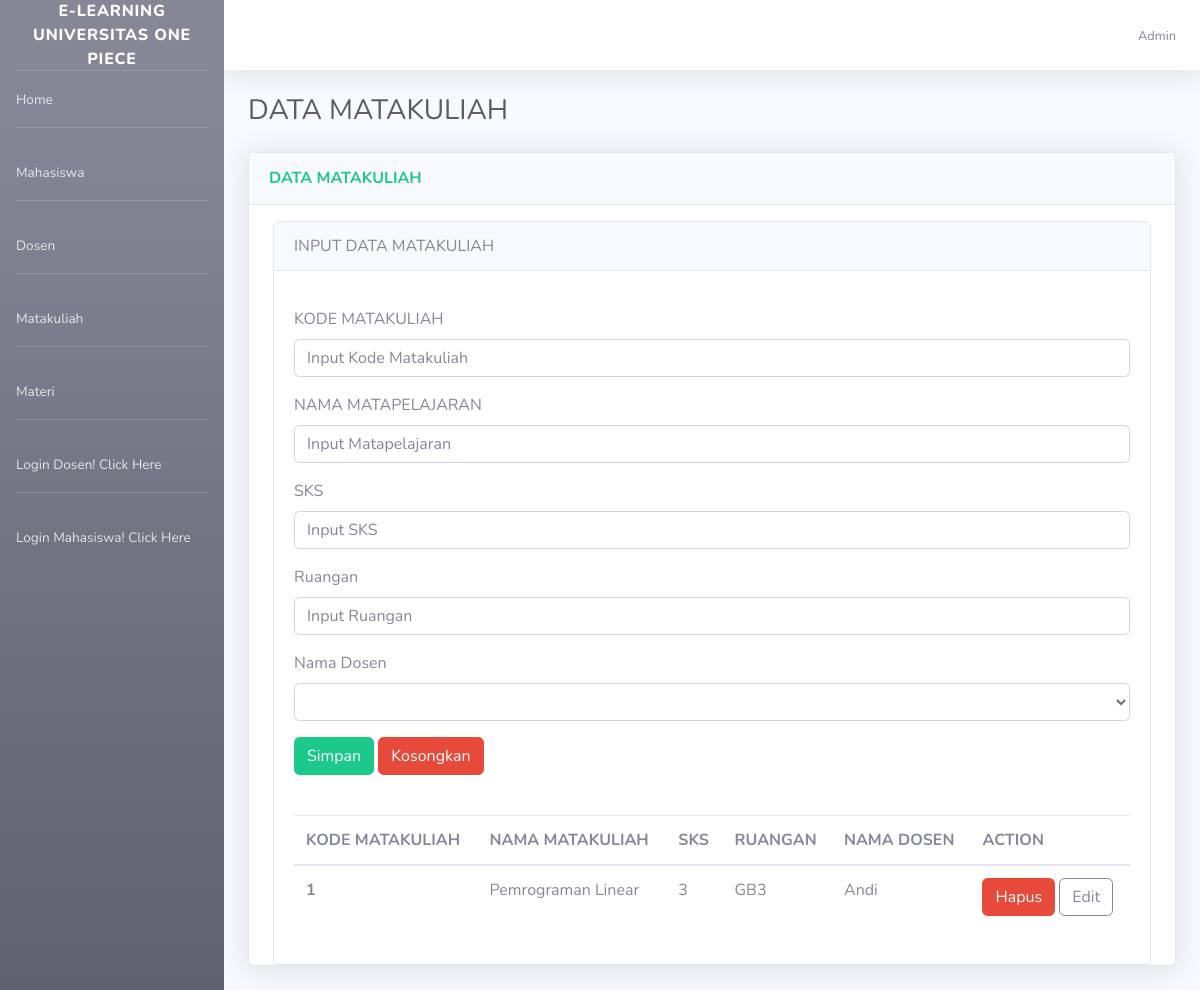
/matakuliahbck.php, run on the app's committed database.
### tables this page shows
CREATE TABLE `tbl_matkul` (
  `Id_Matkul` int(11) NOT NULL,
  `Nama_Matkul` varchar(100) NOT NULL,
  `SKS` varchar(5) NOT NULL,
  `Ruang` varchar(50) NOT NULL,
  `NIP` varchar(50) NOT NULL
);

CREATE TABLE `tbl_dosen` (
  `NIP` varchar(20) NOT NULL,
  `Nama_Dosen` varchar(100) NOT NULL,
  `Jenis_Kelamin` varchar(10) NOT NULL,
  `Alamat` text NOT NULL,
  `Telpon` varchar(12) NOT NULL,
  `Pw` varchar(8) NOT NULL
);

### matakuliahbck.php (the view, shortened to what this page needs)
<?php
include_once('database.php');
$sql = 'SELECT * FROM tbl_matkul LEFT JOIN tbl_dosen ON(tbl_matkul.NIP = tbl_dosen.NIP)';
$mat = mysqli_query($conn, $sql);
?>
<!DOCTYPE html>
<html lang="en">
<head>
    <link href="vendor/fontawesome-free/css/all.min.css" rel="stylesheet" type="text/css">
    <link href="css/sb-admin-2.min.css" rel="stylesheet">
</head>
<body id="page-top">
    <div id="wrapper">
        <ul class="navbar-nav bg-gradient-secondary sidebar sidebar-dark accordion" id="accordionSidebar">
            <a class="sidebar-brand d-flex align-items-center justify-content-center" href="home.php">
                <div class="sidebar-brand-text mx-3">E-Learning Universitas ONE PIECE</sup></div>
            </a>
            <hr class="sidebar-divider my-0">
            <li class="nav-item">
                <a class="nav-link" href="admin.php">
                    <span>Home</span></a>
                </li>
                <hr class="sidebar-divider">
                <li class="nav-item">
                    <a class="nav-link" href="mahasiswabck.php">
                        <span>Mahasiswa</span></a>
                    </li>
                    <hr class="sidebar-divider">
                    <li class="nav-item">
                        <a class="nav-link" href="dosenbck.php">
                            <span>Dosen</span></a>
                        </li>
                        <hr class="sidebar-divider">
                        <li class="nav-item">
                            <a class="nav-link" href="matakuliahbck.php">
                                <span>Matakuliah</span></a>
                            </li>
                            <hr class="sidebar-divider">
                            <li class="nav-item">
                                <a class="nav-link" href="materi.php">
                                    <span>Materi</span></a>
                                </li>
                                <hr class="sidebar-divider">
                                <li class="nav-item">
                                    <a class="nav-link" href="login_dosen.php">
                                        <span>Login Dosen! Click Here</span></a>
                                    </li>
                                    <hr class="sidebar-divider">
                                    <li class="nav-item">
                                        <a class="nav-link" href="loginmahasiswa.php">
                                            <span>Login Mahasiswa! Click Here</span></a>
                                        </li>
                                    </ul>
                                    <div id="content-wrapper" class="d-flex flex-column">
                                        <div id="content">
                                            <nav class="navbar navbar-expand navbar-light bg-white topbar mb-4 static-top shadow">
                                                <ul class="navbar-nav ml-auto">
                                                    <li class="nav-item dropdown no-arrow">
                                                        <span class="mr-2 d-none d-lg-inline text-gray-600 small">Admin</span>
                                                </li>
                                            </ul>
                                        </nav>
                                        <div class="container-fluid">
                                            <div class="d-sm-flex align-items-center justify-content-between mb-4">
                                                <h1 class="h3 mb-0 text-gray-800">DATA MATAKULIAH</h1>
                                            </div>
                                            <div class="row">
                                                <div class="col-xl-12 col-lg-7">
                                                    <div class="card shadow mb-4">
                                                        <div class="card-header py-3 d-flex flex-row align-items-center justify-content-between">
                                                            <h6 class="m-0 font-weight-bold text-success text-center">DATA MATAKULIAH</h6>
                                                        </div>
                                                        <div class="container mt-3">
                                                            <div class="card">
                                                                <div class="card-header mb-3">
                                                                    INPUT DATA MATAKULIAH
                                                                </div>
                                                                <div class="card-body">
                                                                    <form method="post" action="" enctype="multipart/form-data">
                                                                        <div class="form-group ">
                                                                            <label>KODE MATAKULIAH</label>
                                                                            <input type="text" name="Id_Matkul" value="<?= @$vId_Matkul ?>" class="form-control" placeholder="Input Kode Matakuliah" required>
                                                                        </div>
                                                                        <div class="form-group ">
                                                                            <label>NAMA MATAPELAJARAN</label>
                                                                            <input type="text" name="Nama_Matkul" value="<?= @$vNama_Matkul ?>" class="form-control" placeholder="Input Matapelajaran " required>
                                                                        </div>
                                                                        <div class="form-group ">
                                                                            <label>SKS</label>
                                                                            <input type="text" name="SKS" value="<?= @$vSKS ?>" class="form-control" placeholder="Input SKS" required>
                                                                        </div>
                                                                        <div class="form-group ">
                                                                            <label>Ruangan</label>
                                                                            <input type="text" name="Ruang" value="<?= @$vRuang ?>" class="form-control" placeholder="Input Ruangan" required>
                                                                        </div>
                                                                        <div class="form-group">
                                                                            <label>Nama Dosen</label>
                                                                            <select class="form-control" name="NIP">
                                                                                <option value="<?= @$vNIP ?>"><?= @$vNIP ?></option>
                                                                                <?php
                                                                                $vi = 'SELECT * FROM tbl_matkul RIGHT JOIN tbl_dosen ON(tbl_matkul.NIP = tbl_dosen.NIP) ';
                                                                                $hasil = mysqli_query($conn, $vi);
                                                                                while ($tampil = mysqli_fetch_object($hasil)) {
                                                                                    ?>
                                                                                    <option value=<?= $tampil->NIP ?>><?= $tampil->Nama_Dosen ?></option>
                                                                                <?php } ?>
                                                                            </select>
                                                                        </div>
                                                                        <button type="submit" class="btn btn-success" name="bsimpan">Simpan</button>
                                                                        <button type="reset" class="btn btn-danger" name="breset">Kosongkan</button>
                                                                    </form>
                                                                </div>
                                                                <div class="card-body">
                                                                    <table class="table table-hover ">
                                                                        <thead>
                                                                            <tr>
                                                                                <th scope="col">KODE MATAKULIAH</th>
                                                                                <th scope="col">NAMA MATAKULIAH</th>
                                                                                <th scope="col">SKS </th>
                                                                                <th scope="col">RUANGAN</th>
                                                                                <th scope="col">NAMA DOSEN</th>
                                                                                <th scope="col">ACTION</th>
                                                                            </tr>
                                                                        </thead>
                                                                        <tbody>
                                                                            <?php
                                                                            while ($data = mysqli_fetch_object($mat)) {
                                                                                ?>
                                                                                <tr>
                                                                                    <th><?= $data->Id_Matkul ?></th>
                                                                                    <td><?= $data->Nama_Matkul ?></td>
                                                                                    <td><?= $data->SKS ?></td>
                                                                                    <td><?= $data->Ruang ?></td>
                                                                                    <td><?= $data->Nama_Dosen ?></td>
                                                                                    <td>
                                                                                        <a href="matakuliahbck.php?hal=hapus&id=<?= $data->Id_Matkul ?>" onclick="return confirm('Apakah yakin ingin menghapus data ini??')" class="btn btn-danger">Hapus</a>
                                                                                        <a href="matakuliahbck.php?hal=edit&id=<?= $data->Id_Matkul ?>" class="btn btn-outline-secondary">Edit</a>
                                                                                    </td>
                                                                                </tr>
                                                                            <?php } ?>
                                                                        </tbody>
                                                                    </table>
                                                                </div>
                                                            </div>
                                                        </div>
                                                    </div>
                                                </div>
                                            </div>
                                        </body>
                                        </html>

### data on the page
tbl_matkul: Id_Matkul "1", Nama_Matkul "Pemrograman Linear", SKS "3", Ruang "GB3", NIP.Nama_Dosen "Andi"
